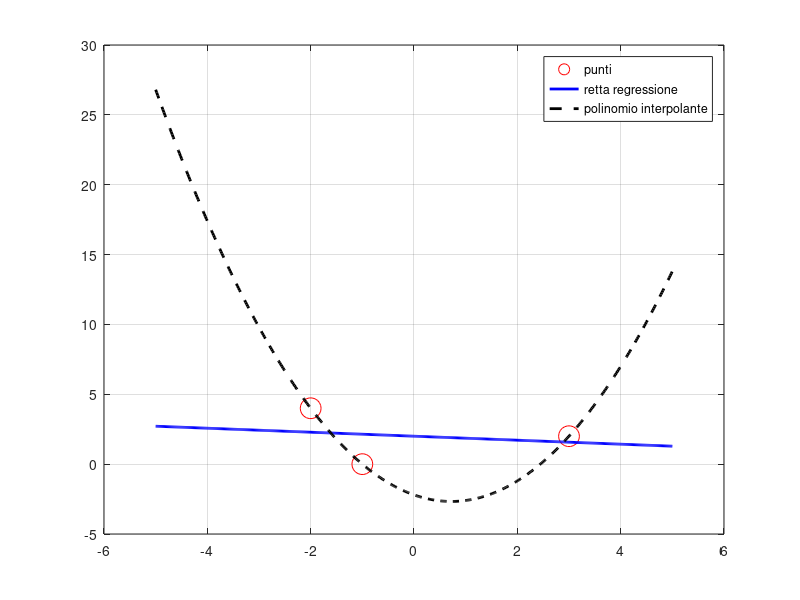

Here is the MATLAB script that generated this plot:
clc
clear
close all

x = [3 -2 -1];
y = [2 4 0];
n = 2; %grado, punti = 3
z = linspace(-5,5,500);

% retta di regressione
p_reg = polyfit(x,y,n-1);
val = polyval(p_reg,z);

% polinomio interpolatore
p = polyfit(x,y,n);
val2 = polyval(p,z);

plot(x,y,'ro','MarkerSize',15)
hold on;
plot(z,val,'b','LineWidth',2)
plot(z,val2,'k--','LineWidth',2)
legend('punti','retta regressione','polinomio interpolante')
grid on;
